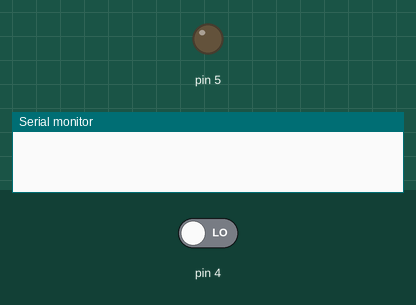
The sketch below on a simulated Arduino Uno, built with avr-gcc and run on an emulated ATmega328P. Shown: output pins drawn as LEDs (lit = HIGH), the last lines printed to the serial monitor. The inputs (shaded band) are chosen by the test bench; at power-on: pin 4 LOW.

Above: at 1.2 s.
1.3 s: pin 4 driven HIGH
At 2.3 s:
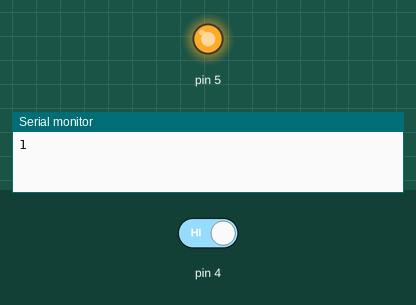
2.8 s: pin 4 driven LOW
At 3.4 s:
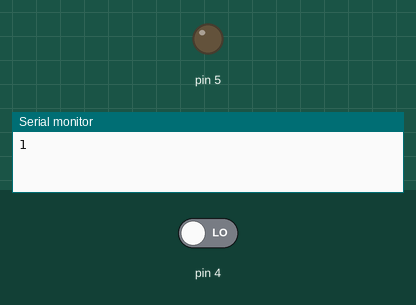
Timing chart, 0 to 5.8 s (numbered marks = the images above; inputs shaded):
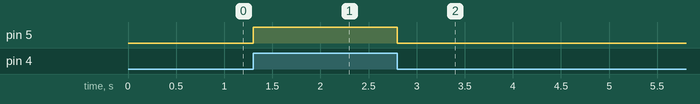

Measured:
- after the input at 1.3 s, pin 5: LOW → HIGH at once
- after the input at 2.8 s, pin 5: HIGH → LOW at once

The sketch:

millis_exemplo.ino
```cpp
#define INTERVALO 2000

void setup()
{
  pinMode(4,INPUT);
  pinMode(5,OUTPUT);

  Serial.begin(9600);
}

double tempo = millis();
bool state = LOW;

void loop()
{
  if((millis() - tempo) >= INTERVALO)
  {
    tempo = millis();

    Serial.println(state);

  }
  state = digitalRead(4);
  digitalWrite(5,state);
}
```
